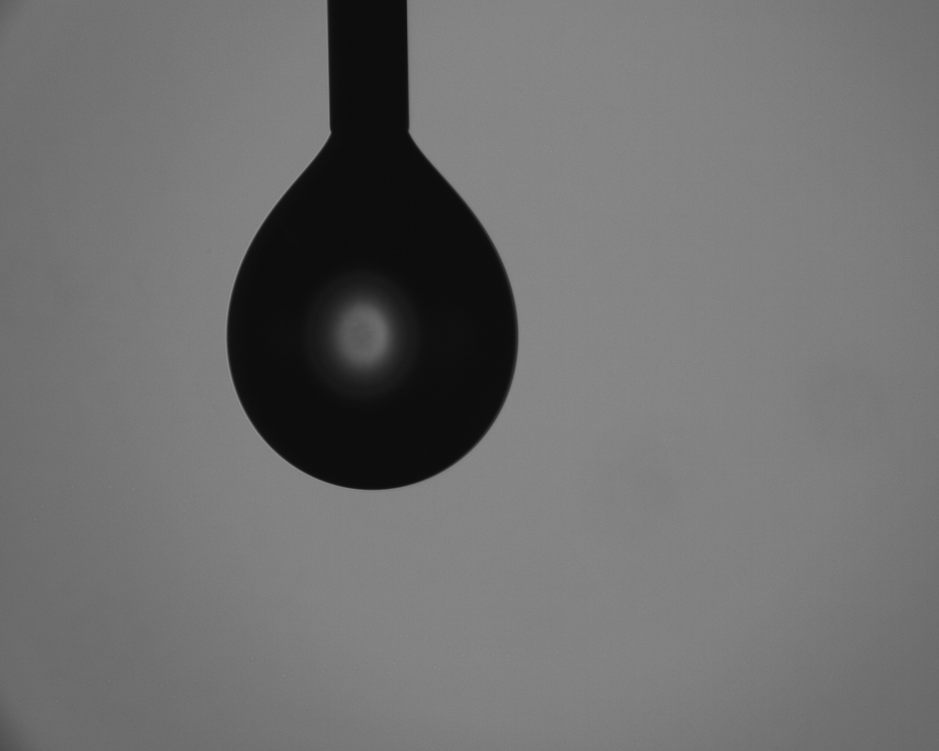
#> input picture test img/test (8).png, 939 x 751 px, shrunk from 1280 x 1024 before the run
$ python -i utility_ift.py   (imports and definitions only)
#> lines starting #> are read from the running program, lines starting #| are printed output that depends on the picture; after the words box and inside, x2 and y2 are one past the last pixel; in counts of white or black regions, pixels touching at a corner belong together
#> further down, picture is the input picture: shape (751, 939, 3); min 11, max 143, mean 110.8
import numpy as np
import cv2 as cv


# Dada una curva (x, y), elimina sus elementos repetidos y los
# ordena. Se realiza este proceso con el fin de que pueda
# definir una curva correctamente y se pueda integrar
# [80 lines left out: functions repeter, positive, diff, surf, not called in this run]


# fórmula del número de bond
def bond_omar(sigma):
    return 0.12836 - 0.7577 * sigma + 1.7713 * sigma ** 2 - 0.5426 * sigma ** 3


# bond con aproximación de orden 6. Para obtener esta aproximación
# se resolvió la EDP que define la superficie de una gota colgante
# para distintos números de Bond. Luego, se les calculó sigma
# y, con mínimos cuadrados, se obtuvo Bo(sigma)
# [35 lines left out: functions bond, canny_filter, not called in this run]


# obtiene especificamente la aguja, de la imagen
# img binarizada. Puede no retornar toda la altura de la aguja.
# Por ejemplo, no es totalmente exacta:
# | | -> puede retornar -> | |
# | |
def need(img):
    gray = cv.cvtColor(img, cv.COLOR_BGR2GRAY)
    can = cv.Canny(gray, np.min(gray), np.max(gray))
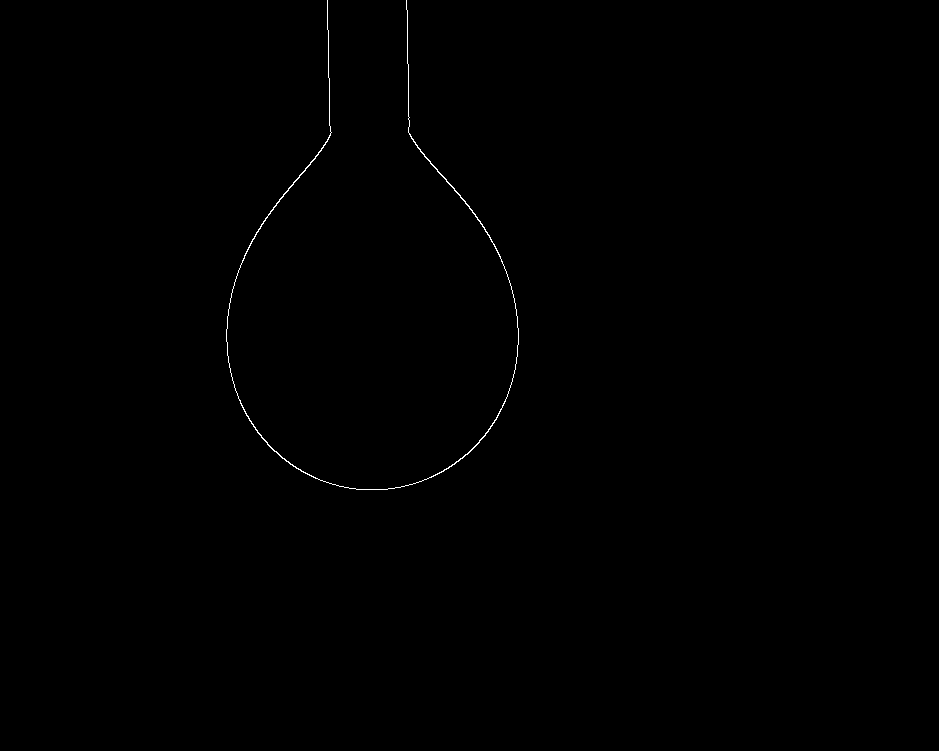
#> can: shape (751, 939); 0.2% white in thin lines or dots, all inside (x1, y1, x2, y2) = (226, 0, 519, 490)
    kernel1 = np.array([[0, 1, 0],
                        [0, 1, 0],
                        [0, 1, 0]], np.uint8)
    kernel2 = np.array([[0, 0, 1, 0, 0],
                        [0, 0, 1, 0, 0],
                        [0, 0, 1, 0, 0],
                        [0, 0, 1, 0, 0],
                        [0, 0, 1, 0, 0]], np.uint8)
    eroded = cv.erode(can, kernel1, iterations=5)
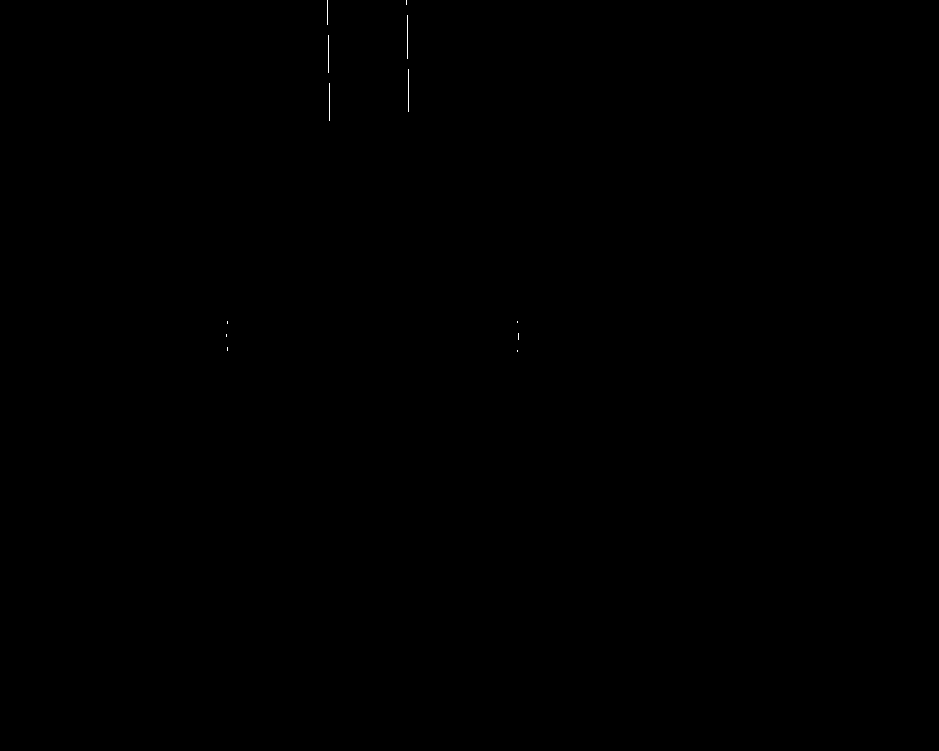
#> eroded: shape (751, 939); 0.03% white in thin lines or dots, all inside (x1, y1, x2, y2) = (226, 0, 519, 352)
    dilated = cv.dilate(eroded, kernel2, iterations=10)
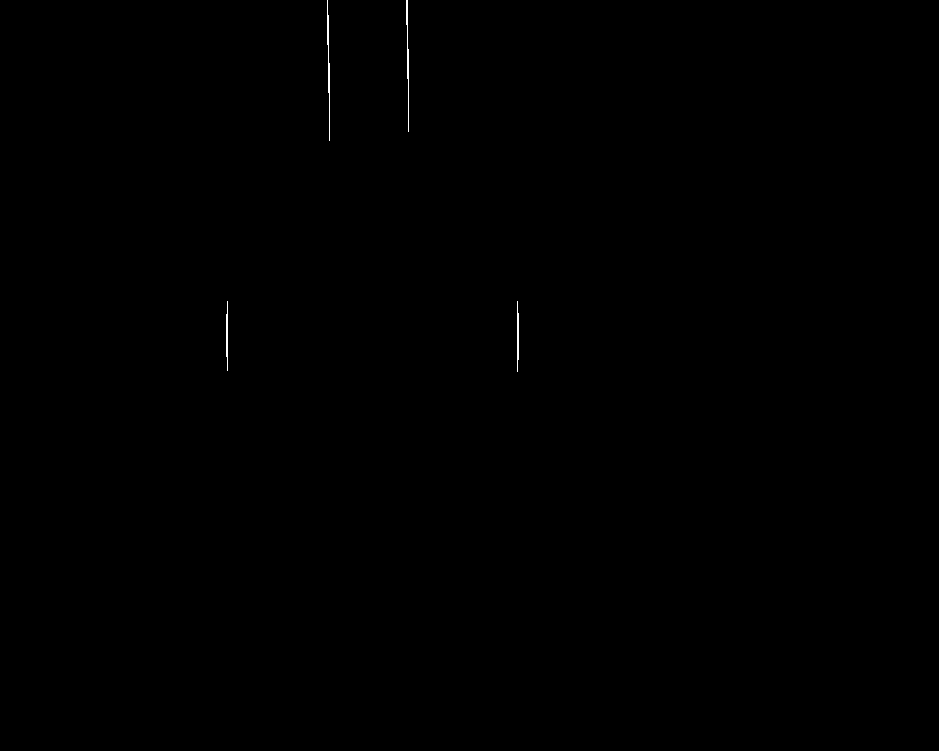
#> dilated: shape (751, 939); 0.09% white in thin lines or dots, all inside (x1, y1, x2, y2) = (226, 0, 519, 372)
    n, output, stats, centroids = cv.connectedComponentsWithStats(dilated, connectivity=8)
#> output: shape (751, 939) int32; 5 distinct labels, from 0 to 4
#> n = 5; stats = [[0, 0, 939, 751, 704570], [327, 0, 3, 141, 201], [406, 0, 3, 132, 187], [226, 301, 2, 70, 113], [517, 301, 2, 71, 118]]; centroids = [[469.1, 375.2], [328.2, 65.07], [407.3, 58.03], [226.6, 335.3], [517.4, 336]]
    sizes = stats[1:, -1]
#> sizes = [201, 187, 113, 118]
    img2 = np.zeros(output.shape)
    for i in range(0, n - 1):
        if sizes[i] >= 100:
            img2[output == i + 1] = 255
    return dilated


# dado un valor de calibre de aguja
# retorna su medida en milímetros
# [103 lines left out: functions g, get_circle_hough, get_circle_radio, get_circle_apex, not called in this run]

>>> import cv2
>>> picture = cv2.imread('../test img/test (8).png')
>>> result = need(picture)
